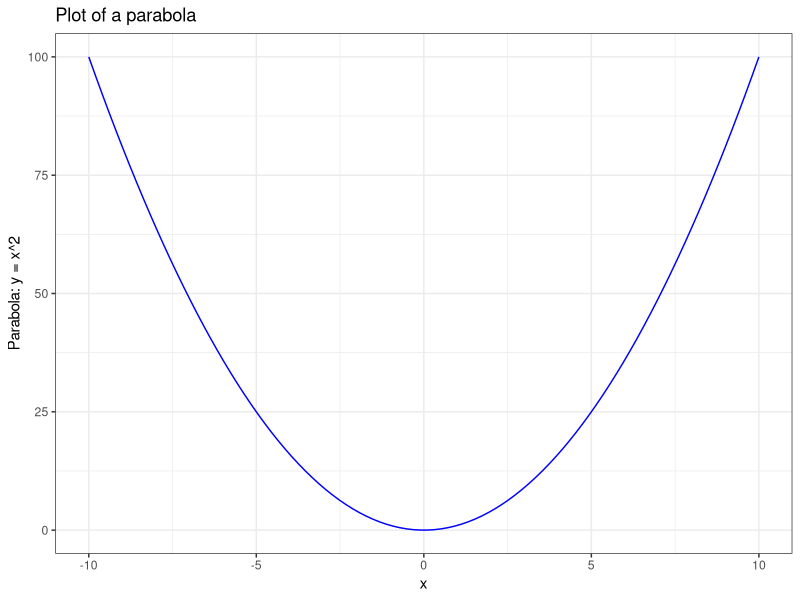
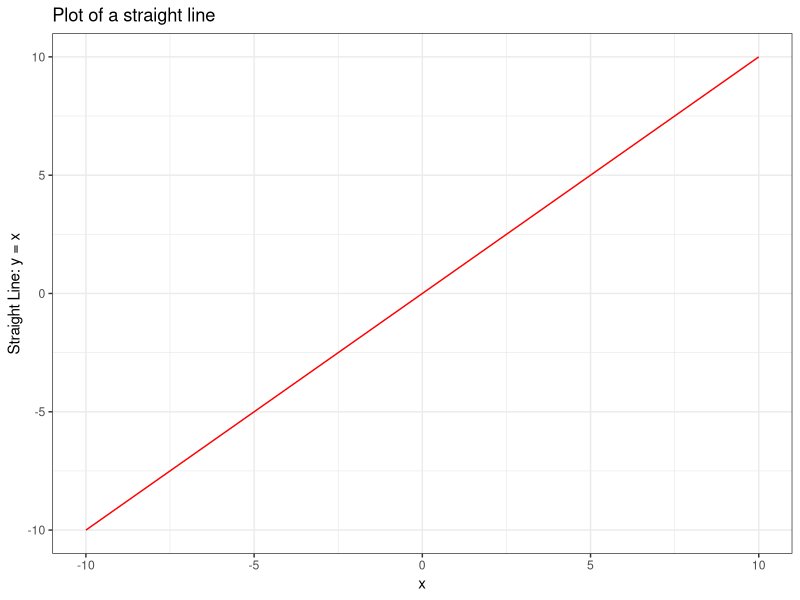
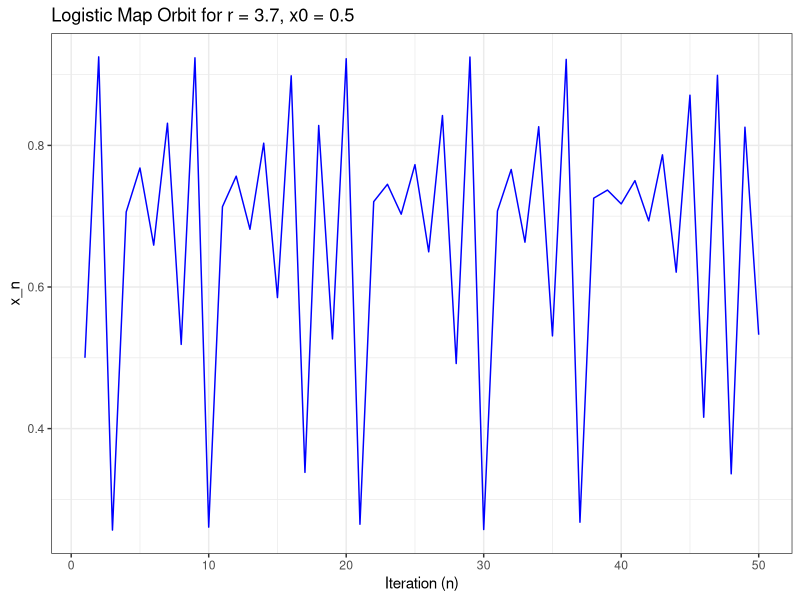
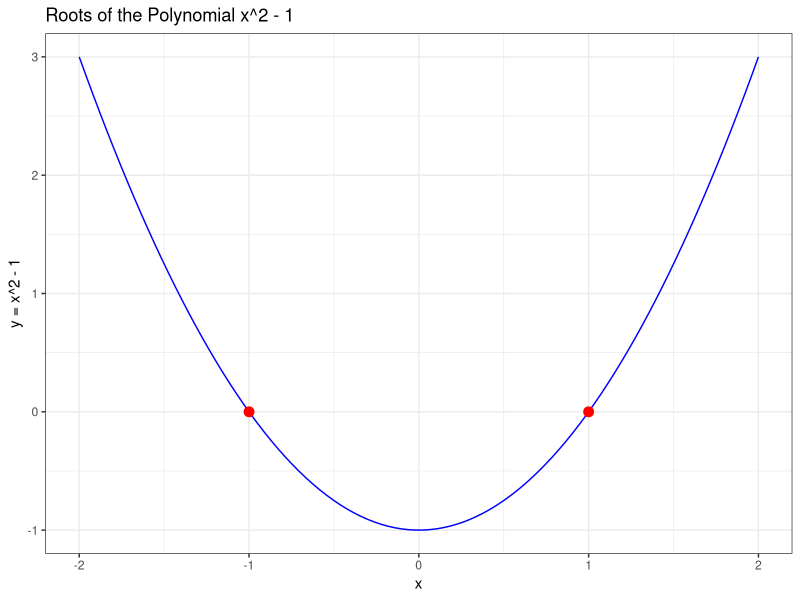
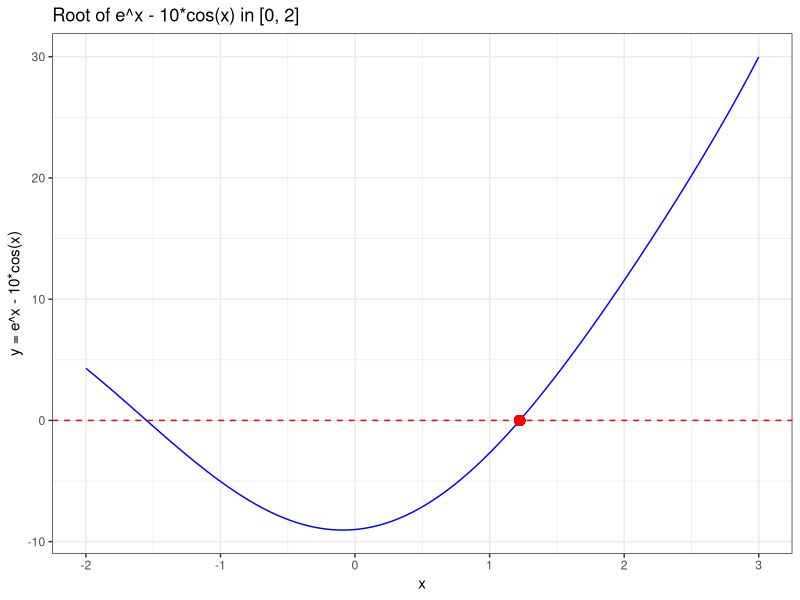

R code for these plots, in order:
## ---- chunk 1
   library(ggplot2)
## ---- chunk 2
   my_vector <- c(1, 2, 3, 4, 5)
   my_matrix <- matrix(1:9, nrow=3)
   my_data_frame <- data.frame(Name = c("Alice", "Bob"), Age = c(25, 30))
## ---- chunk 3
   parabola <- function(x) {
     return(x^2)
   }
## ---- chunk 4
   straight_line <- function(x, m=1, b=0) {
     return(m * x + b)
   }
## ---- chunk 5
   x_values <- seq(-10, 10, length.out = 100)
  datafr_parabola <- data.frame(x = x_values, y = parabola(x_values))
  datafr_line <- data.frame(x = x_values, y = straight_line(x_values, m=1, b=0))
   
   # Parabola plot
   ggplot(data = datafr_parabola, aes(x = x, y = y)) +
     geom_line(color = "blue") +
     xlab("x") +
     ylab("Parabola: y = x^2") +
     ggtitle("Plot of a parabola") +
     theme_bw()
   
   # Straight line plot
   ggplot(data = datafr_line, aes(x = x, y = y)) +
     geom_line(color = "red") +
     xlab("x") +
     ylab("Straight Line: y = x") +
     ggtitle("Plot of a straight line") +
     theme_bw()
## ---- chunk 6
   logistic_map <- function(r, x0, n) {
     x_values <- numeric(n)
     x_values[1] <- x0
     for (i in 2:n) {
       x_values[i] <- r * x_values[i-1] * (1 - x_values[i-1])
     }
     return(data.frame(n = 1:n, x = x_values))
   }
   
   # Example usage
   r_value <- 3.7
   x0_value <- 0.5
   n_iter <- 50
   
   orbit_data <- logistic_map(r_value, x0_value, n_iter)
   
   ggplot(orbit_data, aes(x = n, y = x)) +
     geom_line(color = "blue") +
     xlab("Iteration (n)") +
     ylab("x_n") +
     ggtitle("Logistic Map Orbit for r = 3.7, x0 = 0.5") +
     theme_bw()
## ---- chunk 7
   fixed_points <- polyroot(c(-1, 0, 1))
   print(fixed_points)
## ---- chunk 8
   x_values <- seq(-2, 2, length.out = 100)
   y_values <- x_values^2 - 1
   
   polynomial_curve_df <- data.frame(x = x_values, y = y_values)
   
   ggplot(data = polynomial_curve_df, aes(x = x, y = y)) +
     geom_line(color = "blue") +
     geom_point(data = data.frame(x = Re(fixed_points), y = 0), aes(x = x, y = y), color = "red", size = 3) +
     xlab("x") +
     ylab("y = x^2 - 1") +
     ggtitle("Roots of the Polynomial x^2 - 1") +
     theme_bw()
## ---- chunk 9
   dx_dt <- function(x) {
     exp(x) - 10 * cos(x)
   }
   
   fixed_point_0 <- uniroot(dx_dt, interval = c(0, 2))$root
   print(fixed_point_0)
## ---- chunk 10
   x_values <- seq(-2, 3, length.out = 100)
   y_values <- exp(x_values) - 10 * cos(x_values)
   
   non_polynomial_curve_df <- data.frame(x = x_values, y = y_values) 
   
   ggplot(data = non_polynomial_curve_df, aes(x = x, y = y)) +
     geom_line(color = "blue") +
     geom_hline(yintercept = 0, linetype = "dashed", color = "red") +
     geom_point(aes(x = fixed_point_0, y = 0), color = "red", size = 3) +
     xlab("x") +
     ylab("y = e^x - 10*cos(x)") +
     ggtitle("Root of e^x - 10*cos(x) in [0, 2]") +
     theme_bw()
